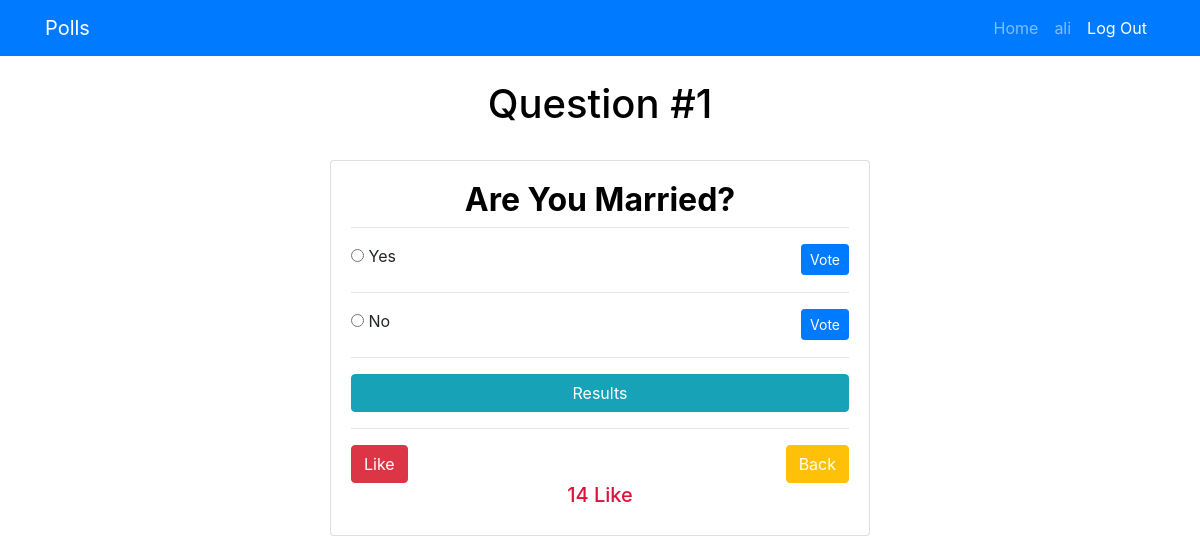
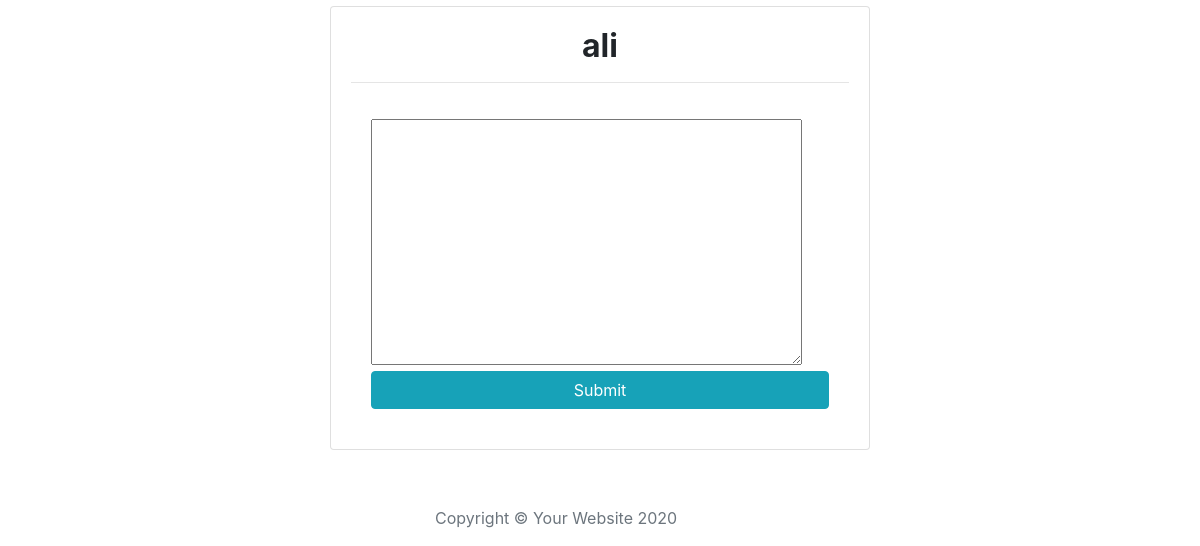
The app's page /comments/1 (signed in), older data (2 pictures, top to bottom).
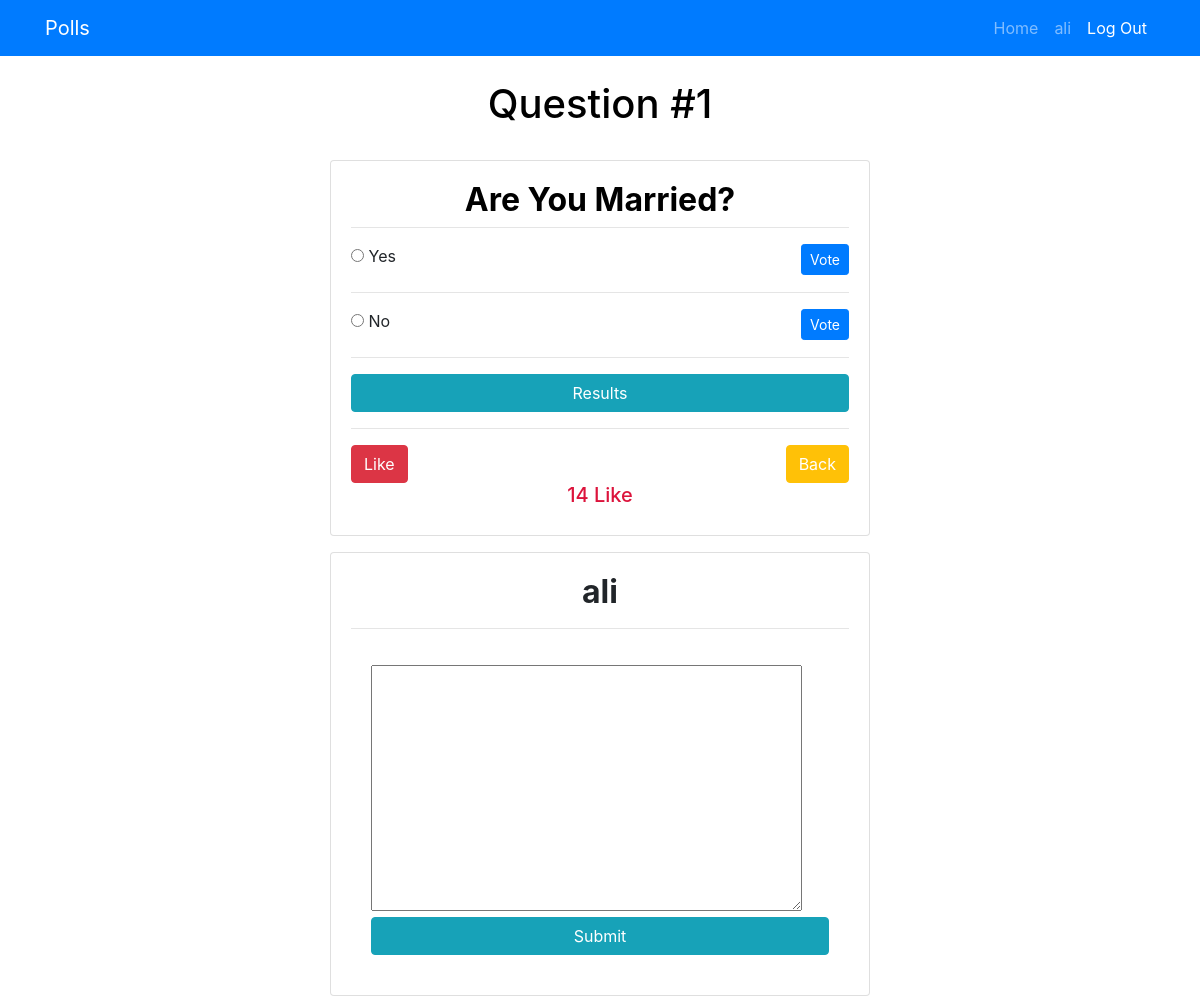
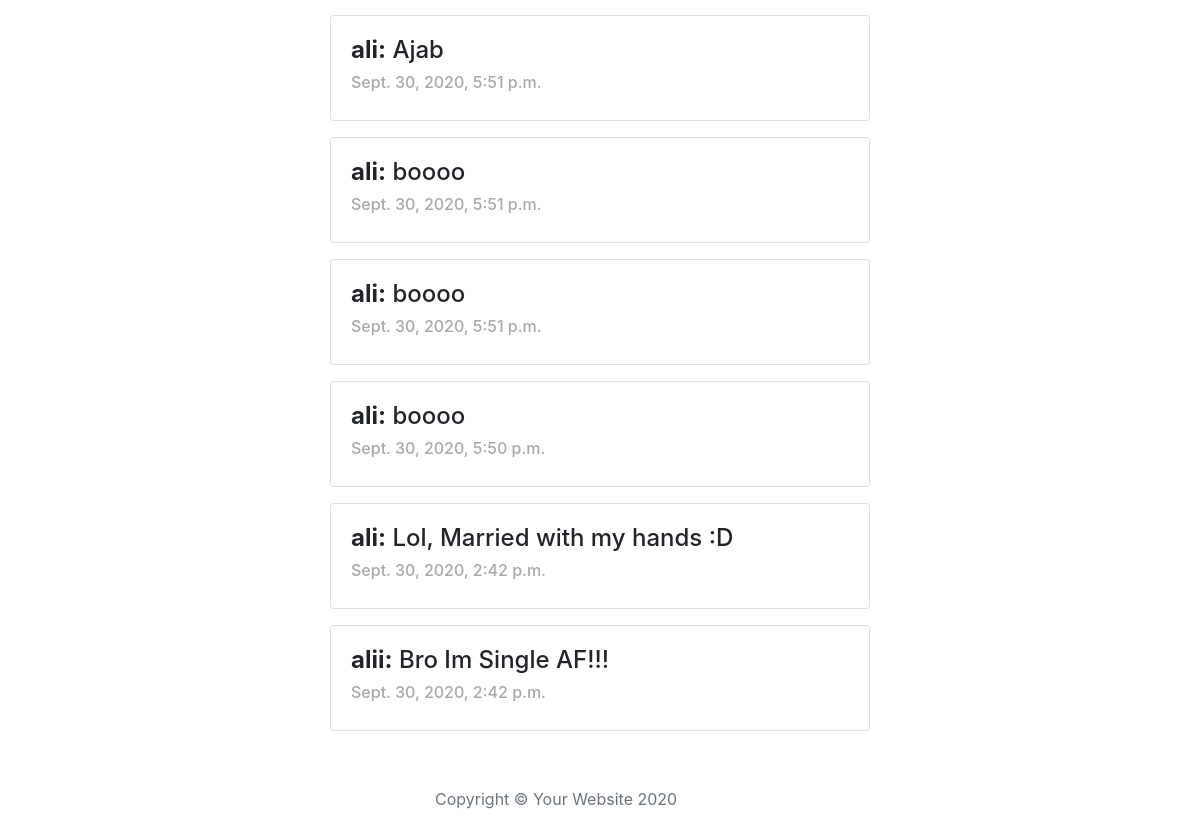
The same page, newer data (2 pictures, top to bottom).
### blog/models.py (models this page shows, shortened)
class Choices(models.Model):
    choiceText = models.CharField(null=True, max_length=400)
    question = models.ForeignKey(Question,on_delete=models.CASCADE)
    vote = models.IntegerField(default=0)

class Comment(models.Model):
    text = models.TextField()
    author = models.ForeignKey(UserClass, on_delete=models.CASCADE, null=True)
    datePublished = models.DateTimeField(auto_now_add=True)
    question = models.ForeignKey(Question, on_delete=models.CASCADE, null=True)
    class Meta:
        ordering = ['-datePublished']

class UserClass(models.Model):
    user = models.OneToOneField(User,on_delete=models.CASCADE)
    text = models.CharField(max_length=400,null=True,blank=True)
    def __str__(self):
        return self.user.username

### blog/views.py (the view)
# urls.py: path('comments/<int:pk>',comments, name= 'comments'),
@login_required(login_url='login')
def comments(request, pk):
    question = Question.objects.get(id=pk)
    comments = question.comment_set.all()
    new_comment = None
    form = CommentForm()
    if request.method == "POST":
        form = CommentForm(request.POST)
        if form.is_valid():
            new_comment = form.save(commit=False)
            new_comment.question = question
            new_comment.author = UserClass.objects.get(user=request.user)
            new_comment.save()
    else:
        form = CommentForm()
    context = {
        'question':question,
        'comments':comments,
        'form':form
    }
    return render(request,'blog/comments.html',context)

### blog/forms.py
class CommentForm(ModelForm):
    class Meta:
        model = Comment
        fields = [
            'text'
        ]

### blog/templates/blog/comments.html (shortened to what this page needs)
{% extends 'blog/base.html' %}
{% block content %}
{% load widget_tweaks %}
    <br>
    <a href="{% url 'home' %}" style="color: black;">
    <h1 class='text-center'>Question #{{ question.id }}</h1>
    </a>
    <br>
    <div class="container">
        <div class="row">
            <div class="col-md-6 m-auto">
                    <div class="card mb-3">
                        <div class="card-body">
                            <a href="" style="color: black;">
                            <h2 class="text-center"><strong>{{ question.questionText }}</strong></h2>
                            <hr class='mt-2 mb-3'>
                            </a>
                            {% for choice in question.choices_set.all %}
                                <form action="{% url 'vote' question.id %}" method="post">
                                        <input type="radio" name="choice" id="choice{{ forloop.counter }}" value="{{ choice.id }}">
                                        <label>{{ choice.choiceText }}</label>
                                        <input type="submit" value="Vote" class="float-right btn btn-primary btn-sm" onclick="myFunction()">
                                    </form>
                                <hr>
                            {% endfor %}
                            <a href="{% url 'results' question.id %}" class="inline btn btn-info btn-block">Results</a>
                            <hr>
                            <a href="{% url 'home' %}" class="btn btn-warning btn-m float-right" style="color: white;">Back</a>
                            <form action="{% url 'like' question.id %}" method="post">
                                  <input type="submit" value="Like" class="btn btn-danger btn-m d-flex justify-content-between">
                            </form>
                              <h5 class="text-center" style="color: crimson;">{{ question.likes }} Like</h5>
                        </div>
                    </div>
                    <div class="card mb-3">
                        <div class="card-body">
                            <h2 class="text-center"><strong>{{ request.user }}</strong></h2>
                            <hr>
                                <div class="card-body">
                                <form method="post" >
                                    {{ form.text|add_class:"comment-style"}}
                                    <input type="submit" class="btn btn-info btn-block">
                                </form>
                                </div>
                        </div>
                    </div>
             {%for comment in comments %}
                <div class="card mb-3">
                    <div class="card-body">
                        <h4><strong>{{ comment.author }}:</strong> {{ comment.text }}</h4>
                        <h6 style="color: darkgray;">{{ comment.datePublished }}</h6>
                    </div>
                </div>
             {%endfor %}
{% endblock %}

Row changes from the older to the newer data that the page shows:
added Comment: author "ali", text "Ajab", datePublished "Sept. 30, 2020, 5:51 p.m."
added Comment: author "ali", text "boooo", datePublished "Sept. 30, 2020, 5:51 p.m."
added Comment: author "ali", text "boooo", datePublished "Sept. 30, 2020, 5:51 p.m."
added Comment: author "ali", text "boooo", datePublished "Sept. 30, 2020, 5:50 p.m."
added Comment: author "ali", text "Lol, Married with my hands :D", datePublished "Sept. 30, 2020, 2:42 p.m."
added Comment: author "alii", text "Bro Im Single AF!!!", datePublished "Sept. 30, 2020, 2:42 p.m."
